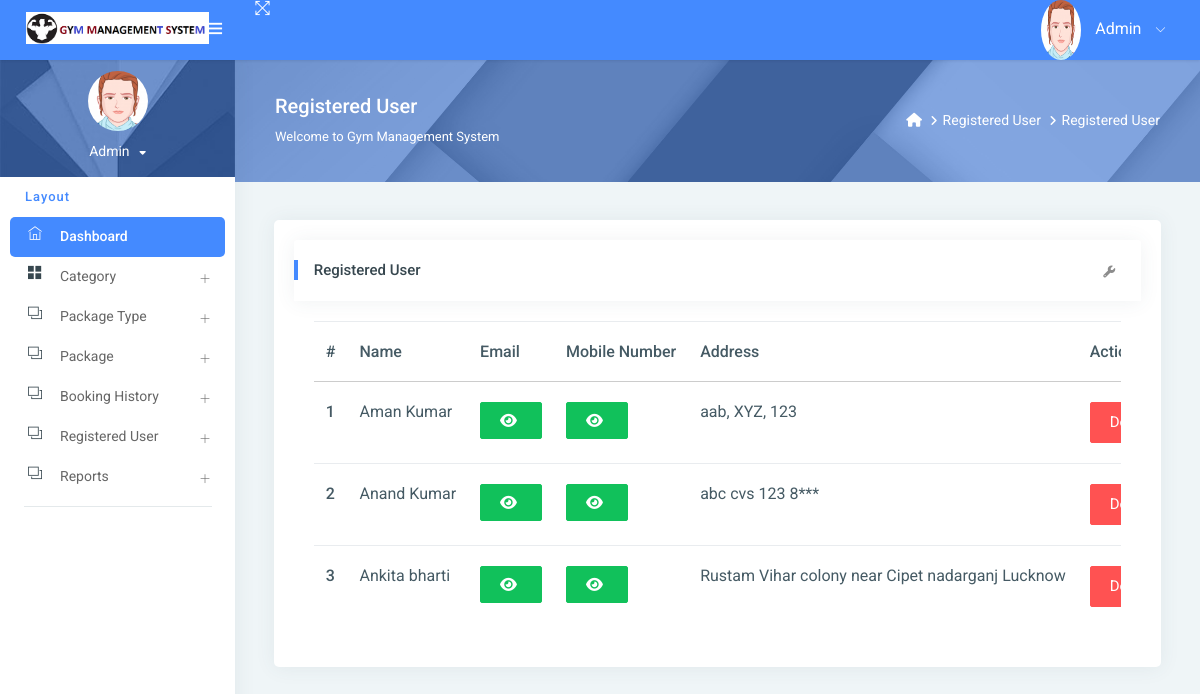
The app's page /reg_user/ (signed in) with its own data.
### gym/models.py (models this page shows, shortened)
class Signup(models.Model):
    user = models.ForeignKey(User, on_delete=models.CASCADE, null=True)
    mobile = models.CharField(max_length=15, null=True)
    state = models.CharField(max_length=150, null=True)
    city = models.CharField(max_length=150, null=True)
    address = models.CharField(max_length=200, null=True)
    creationdate = models.DateTimeField(auto_now_add=True)

### gym/views.py (the view)
# urls.py: path('reg_user/', reg_user, name="reg_user"),
@login_required(login_url='/admin_login/')
def reg_user(request):
    data = Signup.objects.all()
    d = {'data': data}
    return render(request, "admin/reg_user.html", locals())

### gym/templates/admin/reg_user.html (shortened to what this page needs)
{% extends 'admin_base.html' %}
{% load static %}
{% block main %}
<link rel="stylesheet" href="https://cdnjs.cloudflare.com/ajax/libs/font-awesome/6.2.0/css/all.min.css" />
<div class="page-header">
    <div class="page-block">
        <div class="row align-items-center">
            <div class="col-md-8">
                <div class="page-header-title">
                    <h5 class="m-b-10">Registered User</h5>
                    <p class="m-b-0">Welcome to Gym Management System</p>
                </div>
            </div>
            <div class="col-md-4">
                <ul class="breadcrumb-title">
                    <li class="breadcrumb-item">
                        <a href="{% url 'admin_home' %}"> <i class="fa fa-home"></i> </a>
                    </li>
                    <li class="breadcrumb-item"><a href="">Registered User</a>
                    </li>
                    <li class="breadcrumb-item"><a href="">Registered User</a>
                    </li>
                </ul>
            </div>
        </div>
    </div>
</div>
<div class="pcoded-inner-content">
    <div class="main-body">
        <div class="page-wrapper">
            <div class="page-body">
                <div class="row">
                    <div class="col-md-12">
                        <div class="card">
                            <div class="card-block">
                                <div class="card-header">
                                    <h5> Registered User</h5>
                                    <div class="card-header-right">
                                        <ul class="list-unstyled card-option">
                                            <li><i class="fa fa fa-wrench open-card-option"></i></li>
                                        </ul>
                                    </div>
                                </div>
                                <div class="card-block table-border-style">
                                    <div class="table-responsive">
                                        <table class="table">
                                            <thead>
                                            <tr>
                                                <th>#</th>
                                                <th>Name</th>
                                                <th>Email</th>
                                                <th>Mobile Number</th>
                                                <th>Address</th>
                                                <th>Action</th>
                                            </tr>
                                            </thead>
                                            <tbody>
                                            {% for i in data %}
                                            <tr>
                                                <th scope="row">{{forloop.counter}}</th>
                                                <td>{{i.user.first_name}} {{i.user.last_name}}</td>
                                                 <td><span id="email-{{forloop.counter}}" class="password">{{i.user.username}}</span>
                                                     <button type="button" class="btn btn-success" id="email-btn-{{forloop.counter}}" onclick="togglePassword('email-{{forloop.counter}}', this.id)"><i class="fa fa-eye"></i></button>
                                                 </td>
                                                 <td>
                                                    <button type="button" class="btn btn-success" id="mobile-btn-{{forloop.counter}}" onclick="togglePassword('mobile-{{forloop.counter}}', this.id)"><i class="fa fa-eye"></i></button>
                                                  </td>
                                                <td>{{i.address}}</td>
                                                <td>
                                                    <a href="{% url 'delete_user' i.id %}"
                                                       onclick="return confirm('Are you sure to Delete')"
                                                       class="btn btn-danger">Delete</a>
                                                </td>
                                            </tr>
                                            {% endfor %}
                                            </tbody>
                                        </table>
                                    </div>
                                </div>
                            </div>
                        </div>
                    </div>
                </div>
            </div>
        </div>
    </div>
</div>
{% endblock %}

### gym/templates/admin/reg_user.html (style rules this page uses)
.table-responsive { font-size:11px; }
td { padding:0px; }

### records on screen
Signup: user.first_name "Aman", user.last_name "Kumar", address "aab, XYZ, 123"
Signup: user.first_name "Anand", user.last_name "Kumar", address "abc cvs 123 8***"
Signup: user.first_name "Ankita", user.last_name "bharti", address "Rustam Vihar colony near Cipet nadarganj Lucknow"
